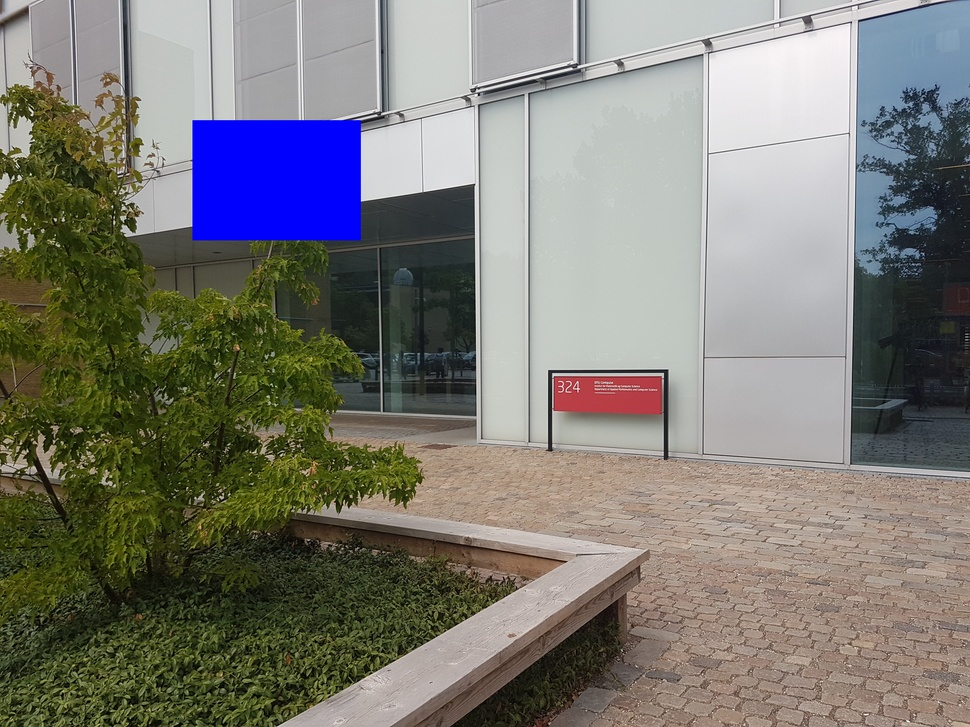
#> input picture DTUSign1-blue-rectangle.jpg, 970 x 727 px, shrunk from 4032 x 3024 before the run, given in place of the camera
$ jupyter execute --allow-errors ex3.ipynb
#> lines starting #> are read from the running program, lines starting #| are printed output that depends on the picture; after the words box and inside, x2 and y2 are one past the last pixel; in counts of white or black regions, pixels touching at a corner belong together
[cell 1]
import cv2
import matplotlib.pyplot as plt
from skimage import io

# Read the image
image = cv2.imread(r'C:\Users\stani\Desktop\chuj\exercises\ex3-PixelwiseOperations\data\vertebra.png', cv2.IMREAD_GRAYSCALE)

# Show the histogram
#> (the rest of this cell did not finish here and is left out)

#> (a cell that did not finish here is left out)

[cell 3]
from skimage.util import img_as_float

#> (the rest of this cell did not finish here and is left out)

[cell 4]
from skimage.util import img_as_ubyte

#> (the rest of this cell did not finish here and is left out)

[cell 5]
from skimage.util import img_as_ubyte

def histogram_stretch(img_in):
    img_float = img_as_float(img_in)
    min_val = img_float.min()
    max_val = img_float.max()

    img_out = (img_float - min_val) / (max_val - min_val)  # Stretching
    img_out = img_as_ubyte(img_out)  # Convert back to byte

    return img_out

#> (a cell that did not finish here is left out)

[cell 7]
import numpy as np

def gamma_map(img_in, gamma):
    img_float = img_as_float(img_in)
    img_gamma = np.power(img_float, gamma)
    return img_as_ubyte(img_gamma)

#> (a cell that did not finish here is left out)

[cell 9]
def threshold_image(img_in, thres):
    img_out = img_as_ubyte(img_in > thres) * 255
    return img_out

#> (a cell that did not finish here is left out)

[cell 11]
from skimage.filters import threshold_otsu

#> (the rest of this cell did not finish here and is left out)

[cell 12]
import cv2
import numpy as np
import matplotlib.pyplot as plt

def detect_dtu_signs(img, color='blue'):
    # Split the image into its RGB components
    r_comp, g_comp, b_comp = img[:, :, 2], img[:, :, 1], img[:, :, 0]  # OpenCV reads in BGR order

    if color == 'blue':
        # Threshold for blue signs
        mask = (r_comp < 50) & (g_comp > 85) & (b_comp > 180)
    elif color == 'red':
        # Threshold for red signs
        mask = (r_comp > 150) & (g_comp < 80) & (b_comp < 80)

    # Create a binary output image
    result = np.zeros_like(r_comp)
    result[mask] = 255  # Mark detected regions as white

    return result

# Read the image
image1 = cv2.imread(r"C:\Users\stani\Desktop\chuj\exercises\ex3-PixelwiseOperations\data\DTUSigns2.jpg")

# Detect blue signs
#> (the rest of this cell did not finish here and is left out)

[cell 13]
import cv2
import numpy as np
import matplotlib.pyplot as plt

def detect_dtu_signs(img, color='blue'):
    # Split the image into its RGB components
    r_comp, g_comp, b_comp = img[:, :, 2], img[:, :, 1], img[:, :, 0]  # OpenCV reads in BGR order

    if color == 'blue':
        # Threshold for blue signs (example values)
        mask = (r_comp < 50) & (g_comp > 85) & (b_comp > 180)
    elif color == 'red':
        # Threshold for red signs (example values)
        mask = (r_comp > 150) & (g_comp < 80) & (b_comp < 80)
    else:
        raise ValueError("Color must be either 'blue' or 'red'")

    # Create a binary output image
    result = np.zeros_like(r_comp)
    result[mask] = 255  # Mark detected regions as white

    return result

# Read the image
image1 = cv2.imread(r"C:\Users\stani\Desktop\chuj\exercises\ex3-PixelwiseOperations\data\DTUSigns2.jpg")

# Detect blue signs
#> (the rest of this cell did not finish here and is left out)

[cell 14]
import cv2
import numpy as np
import matplotlib.pyplot as plt
from skimage import color

def detect_dtu_signs_hsv(img, color='blue'):
    # Convert the image from BGR (OpenCV default) to HSV
    hsv_img = cv2.cvtColor(img, cv2.COLOR_BGR2HSV)

    # Define HSV ranges for blue and red colors
    if color == 'blue':
        # Blue sign HSV threshold ranges
        lower_blue = np.array([100, 150, 50])  # H:100-130, S: higher to capture vivid color, V: brightness
        upper_blue = np.array([130, 255, 255])
        mask = cv2.inRange(hsv_img, lower_blue, upper_blue)

    elif color == 'red':
        # Red sign has two hue ranges: 0-10 and 170-180 degrees
        lower_red1 = np.array([0, 150, 50])
        upper_red1 = np.array([10, 255, 255])
        lower_red2 = np.array([170, 150, 50])
        upper_red2 = np.array([180, 255, 255])

        # Combine the two red ranges using bitwise OR
        mask1 = cv2.inRange(hsv_img, lower_red1, upper_red1)
        mask2 = cv2.inRange(hsv_img, lower_red2, upper_red2)
        mask = mask1 | mask2

    else:
        raise ValueError("Color must be either 'blue' or 'red'")

    # Apply the mask on the original image to extract the colored regions
    result = cv2.bitwise_and(img, img, mask=mask)

    return mask, result

# Read the image
image1 = cv2.imread(r"C:\Users\stani\Desktop\chuj\exercises\ex3-PixelwiseOperations\data\DTUSigns2.jpg")

# Detect blue signs in HSV space
#> (the rest of this cell did not finish here and is left out)

#> (a cell that did not finish here is left out)

[cell 16]
def video_capture_thresholding():
    cap = cv2.VideoCapture(0)

    if not cap.isOpened():
        print("Error: Could not open video stream.")
        return

    prev_frame_time = 0
    new_frame_time = 0

    while True:
        ret, frame = cap.read()
#> frame is the input picture: shape (727, 970, 3); mean B, G, R 116.7, 122.5, 123.6

        if not ret:
            print("Failed to grab frame")
            break

        # Convert to grayscale
        gray_frame = cv2.cvtColor(frame, cv2.COLOR_BGR2GRAY)
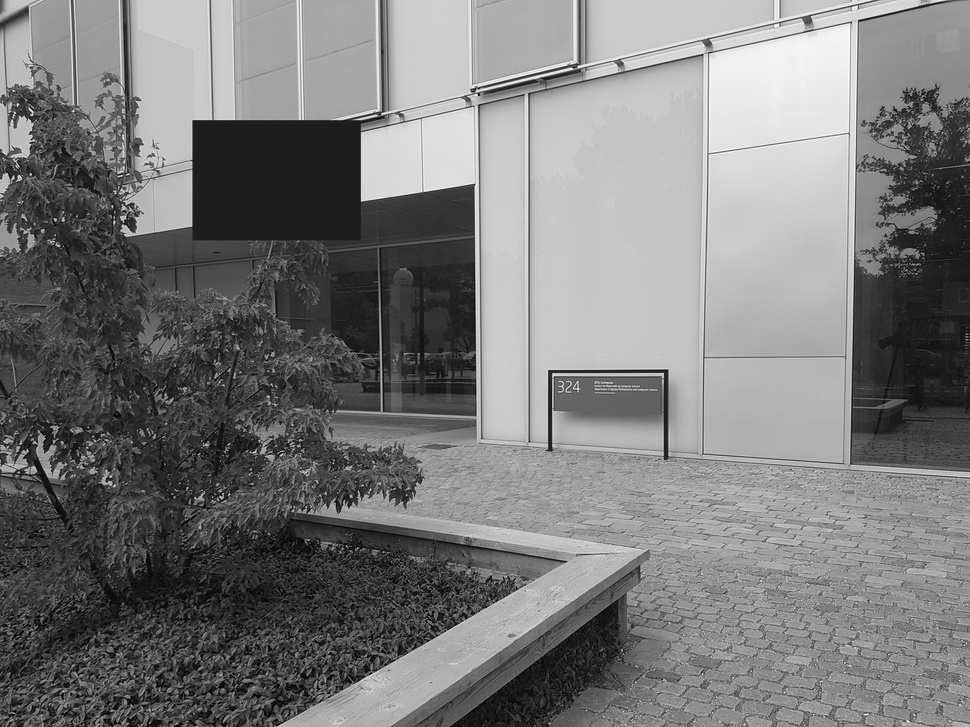
#> gray_frame: shape (727, 970); min 0, max 255, mean 122.2

        # Apply a threshold (e.g., threshold at 128)
        _, thresh_frame = cv2.threshold(gray_frame, 128, 255, cv2.THRESH_BINARY)
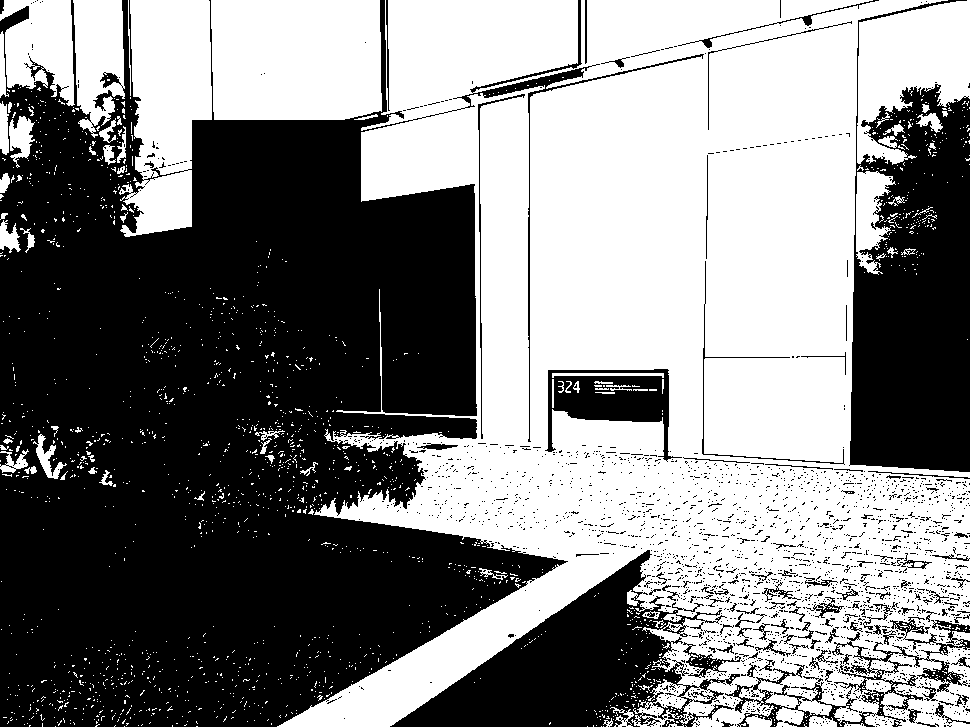
#> thresh_frame: shape (727, 970); 51.2% white; 2216 black regions (2113 under 20 px), largest, box (x1, y1, x2, y2) and area: (0, 0, 704, 727) 257725, (849, 0, 970, 472) 38286, (390, 550, 740, 727) 24606

        # Calculate the FPS
        new_frame_time = time.time()
        fps = int(1 / (new_frame_time - prev_frame_time))
        prev_frame_time = new_frame_time

        # Display FPS on the original frame
        cv2.putText(frame, f"FPS: {fps}", (10, 30), cv2.FONT_HERSHEY_SIMPLEX, 1, (255, 0, 0), 2, cv2.LINE_AA)

        # Display the original frame and the thresholded frame
        cv2.imshow("Original", frame)
        cv2.imshow("Thresholded Gray", thresh_frame)

        if cv2.waitKey(1) & 0xFF == ord('q'):
            break

    cap.release()
    cv2.destroyAllWindows()

# Run the function
#> (the rest of this cell did not finish here and is left out)

[cell 17]
def gamma_correction(image, gamma=1.0):
    # Apply gamma correction
#> called with gamma = 0.5
    invGamma = 1.0 / gamma
    table = np.array([(i / 255.0) ** invGamma * 255 for i in range(256)]).astype("uint8")
    return cv2.LUT(image, table)
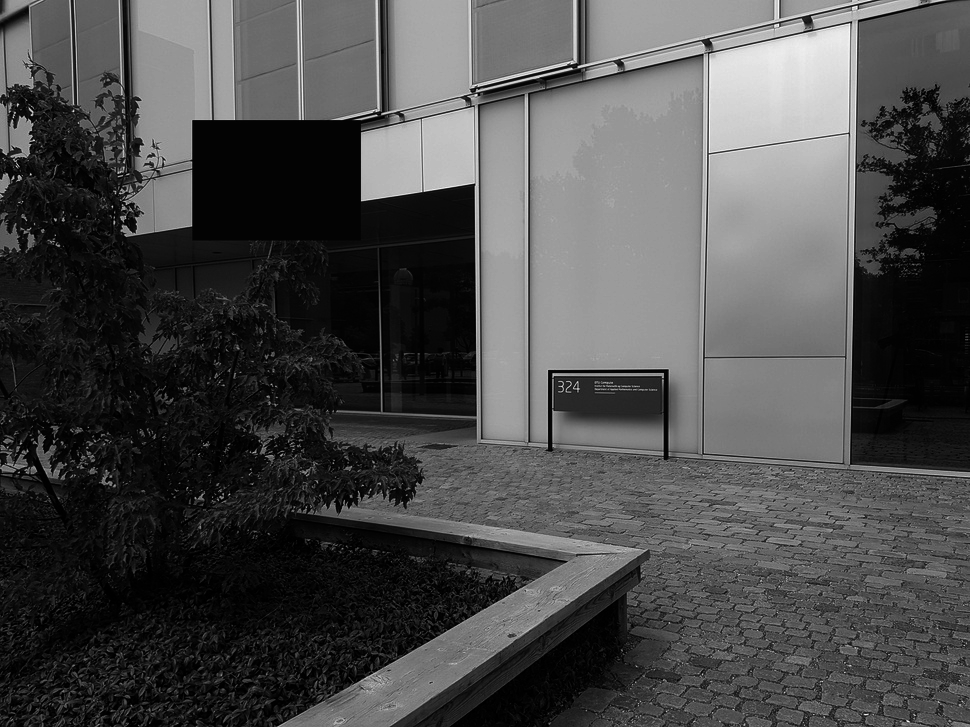
#> returned value: shape (727, 970); min 0, max 255, mean 74.8

def video_capture_gamma_mapping():
    cap = cv2.VideoCapture(0)

    if not cap.isOpened():
        print("Error: Could not open video stream.")
        return

    prev_frame_time = 0
    new_frame_time = 0

    while True:
        ret, frame = cap.read()

        if not ret:
            print("Failed to grab frame")
            break

        # Convert to grayscale
        gray_frame = cv2.cvtColor(frame, cv2.COLOR_BGR2GRAY)

        # Apply gamma correction (e.g., gamma=0.5 for darkening)
        gamma_frame = gamma_correction(gray_frame, gamma=0.5)

        # Calculate the FPS
        new_frame_time = time.time()
        fps = int(1 / (new_frame_time - prev_frame_time))
        prev_frame_time = new_frame_time

        # Display FPS on the original frame
        cv2.putText(frame, f"FPS: {fps}", (10, 30), cv2.FONT_HERSHEY_SIMPLEX, 1, (255, 0, 0), 2, cv2.LINE_AA)

        # Display the original frame and the gamma-corrected frame
        cv2.imshow("Original", frame)
        cv2.imshow("Gamma Corrected", gamma_frame)

        if cv2.waitKey(1) & 0xFF == ord('q'):
            break

    cap.release()
    cv2.destroyAllWindows()

# Run the function
#> (the rest of this cell did not finish here and is left out)
